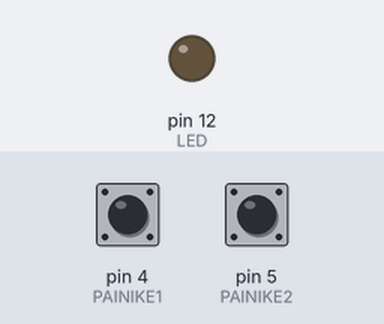
Simulated run of this sketch. Board: Arduino Uno, built with avr-gcc and run on an emulated ATmega328P. Parts: output pins drawn as LEDs (lit = HIGH). The inputs (shaded band) are chosen by the test bench; at power-on: pin 4 (PAINIKE1) HIGH, pin 5 (PAINIKE2) HIGH.

Above: at 1.2 s.
1.3 s: pin 4 (PAINIKE1) pulled LOW for 0.15 s
At 2.4 s:
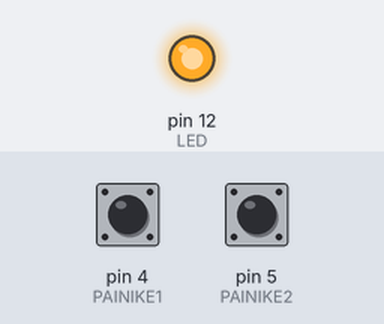
4.5 s: pin 4 (PAINIKE1) pulled LOW for 1 s
At 4.9 s:
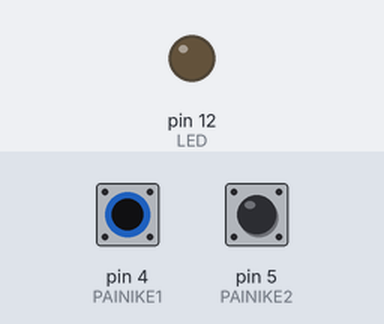
7.0 s: pin 4 (PAINIKE1) pulled LOW for 3.2 s
At 8.0 s:
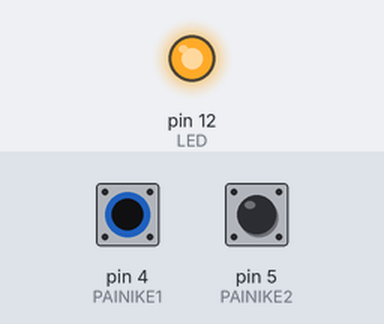
Timing chart, 0 to 10.0 s (numbered marks = the images above; inputs shaded):
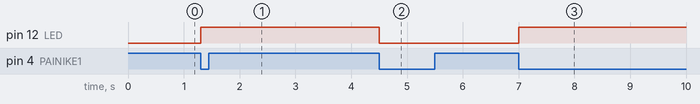

The sketch:

Harjoitus04.ino
```cpp
#define LED 12
#define PAINIKE1 4
#define PAINIKE2 5

#define LEDON LOW
#define LEDOFF HIGH
#define BUTTONPRESSED LOW

#define FILTER 20


int but2OldState;
int but1OldState;
int ledState;


void setup() {
  pinMode(LED, OUTPUT);
  pinMode(PAINIKE1, INPUT_PULLUP);
  pinMode(PAINIKE2, INPUT_PULLUP);
  Serial.begin(9600);
  but2OldState = digitalRead(PAINIKE2);
  but1OldState = digitalRead(PAINIKE1);
}

void painike2() {
  int butNewState = digitalRead(PAINIKE2);
  if(butNewState != but2OldState){
    if(butNewState == BUTTONPRESSED){
      Serial.println("painike2 lähettää sarjaporttiin yhden tekstin joka painalluksella.");
    }
    delay(FILTER);
  }
  but2OldState=butNewState;
}

void painike1() {
  int butNewState = digitalRead(PAINIKE1);
  if(butNewState != but1OldState){
    if(butNewState == BUTTONPRESSED){
      //sysäri
     if(ledState==LEDOFF){
      ledState=LEDON;
     }else{
      ledState=LEDOFF;
     }
     digitalWrite(LED, ledState);
    }
    delay(FILTER);
  }
  but1OldState=butNewState;
}

void loop(){
  painike2();
  painike1();
}
```

Measured:
- after the input at 1.3 s, pin 12 (LED): LOW → HIGH at once
- after the input at 4.5 s, pin 12 (LED): HIGH → LOW at once
- after the input at 7.0 s, pin 12 (LED): LOW → HIGH at once
